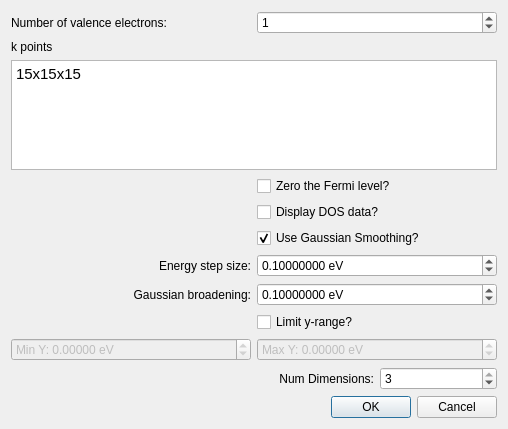
<?xml version="1.0" encoding="UTF-8"?>
<ui version="4.0">
 <class>Avogadro::YaehmopTotalDOSDialog</class>
 <widget class="QDialog" name="Avogadro::YaehmopTotalDOSDialog">
  <property name="geometry">
   <rect>
    <x>0</x>
    <y>0</y>
    <width>508</width>
    <height>429</height>
   </rect>
  </property>
  <property name="windowTitle">
   <string>Yaehmop Total DOS</string>
  </property>
  <layout class="QGridLayout" name="gridLayout" columnstretch="0,0,0,0">
   <property name="sizeConstraint">
    <enum>QLayout::SetDefaultConstraint</enum>
   </property>
   <item row="6" column="2" colspan="2">
    <widget class="QCheckBox" name="cb_zeroFermi">
     <property name="toolTip">
      <string>&lt;html&gt;&lt;head/&gt;&lt;body&gt;&lt;p&gt;Subtracts the Fermi energy from all other energies so that the Fermi energy is set to be zero.&lt;/p&gt;&lt;p&gt;Default: off&lt;/p&gt;&lt;/body&gt;&lt;/html&gt;</string>
     </property>
     <property name="text">
      <string>Zero the Fermi level?</string>
     </property>
    </widget>
   </item>
   <item row="15" column="2" colspan="2">
    <widget class="QDoubleSpinBox" name="spin_maxY">
     <property name="enabled">
      <bool>false</bool>
     </property>
     <property name="prefix">
      <string>Max Y: </string>
     </property>
     <property name="suffix">
      <string> eV</string>
     </property>
     <property name="decimals">
      <number>5</number>
     </property>
     <property name="minimum">
      <double>-10000.000000000000000</double>
     </property>
     <property name="maximum">
      <double>10000.000000000000000</double>
     </property>
    </widget>
   </item>
   <item row="18" column="1" colspan="3">
    <widget class="QDialogButtonBox" name="buttonBox">
     <property name="orientation">
      <enum>Qt::Horizontal</enum>
     </property>
     <property name="standardButtons">
      <set>QDialogButtonBox::Cancel|QDialogButtonBox::Ok</set>
     </property>
    </widget>
   </item>
   <item row="16" column="3">
    <widget class="QSpinBox" name="spin_numDim">
     <property name="toolTip">
      <string>&lt;html&gt;&lt;head/&gt;&lt;body&gt;&lt;p&gt;The number of periodic dimensions.&lt;/p&gt;&lt;p&gt;&lt;br/&gt;&lt;/p&gt;&lt;p&gt;If this is set to 1, the material will be periodic only along the A vector of the crystal.&lt;/p&gt;&lt;p&gt;&lt;br/&gt;&lt;/p&gt;&lt;p&gt;If this is set to 2, the material will be periodic along both the A and B vectors of the crystal.&lt;/p&gt;&lt;p&gt;&lt;br/&gt;&lt;/p&gt;&lt;p&gt;If this is set to 3, the material will be periodic along the A, B, and C vectors of the crystal.&lt;/p&gt;&lt;p&gt;&lt;br/&gt;&lt;/p&gt;&lt;/body&gt;&lt;/html&gt;</string>
     </property>
     <property name="minimum">
      <number>1</number>
     </property>
     <property name="maximum">
      <number>3</number>
     </property>
     <property name="value">
      <number>3</number>
     </property>
    </widget>
   </item>
   <item row="5" column="0" colspan="4">
    <widget class="QTextEdit" name="edit_kpoints">
     <property name="toolTip">
      <string>&lt;html&gt;&lt;head/&gt;&lt;body&gt;&lt;p&gt;Enter the k-points for the calculation in a grid format as follows:&lt;/p&gt;&lt;p&gt;&amp;lt;l&amp;gt;x&amp;lt;m&amp;gt;x&amp;lt;n&amp;gt;&lt;/p&gt;&lt;p&gt;where l, m, and n are integers. For example, 5x5x5 would be a grid with 5 elements in every direction. You may also enter k-points in the following format:&lt;/p&gt;&lt;p&gt;&amp;lt;x&amp;gt; &amp;lt;y&amp;gt; &amp;lt;z&amp;gt; &amp;lt;weight&amp;gt;&lt;/p&gt;&lt;p&gt;where x, y, and z are the three dimensional coordinates of the k-point in reciprocal space, and the weight is the weight of the k-point. &lt;/p&gt;&lt;p&gt;More k-points will result in a more accurate calculation. However, your computer may shut down the process if it uses up too much memory.&lt;/p&gt;&lt;p&gt;Please note that the orientation of your cell may have an effect on the locations of these reciprocal space points.&lt;/p&gt;&lt;p&gt;Default: 15x15x15&lt;/p&gt;&lt;/body&gt;&lt;/html&gt;</string>
     </property>
     <property name="html">
      <string>&lt;!DOCTYPE HTML PUBLIC &quot;-//W3C//DTD HTML 4.0//EN&quot; &quot;http://www.w3.org/TR/REC-html40/strict.dtd&quot;&gt;
&lt;html&gt;&lt;head&gt;&lt;meta name=&quot;qrichtext&quot; content=&quot;1&quot; /&gt;&lt;style type=&quot;text/css&quot;&gt;
p, li { white-space: pre-wrap; }
&lt;/style&gt;&lt;/head&gt;&lt;body style=&quot; font-family:'Ubuntu'; font-size:11pt; font-weight:400; font-style:normal;&quot;&gt;
&lt;p style=&quot; margin-top:0px; margin-bottom:0px; margin-left:0px; margin-right:0px; -qt-block-indent:0; text-indent:0px;&quot;&gt;15x15x15&lt;/p&gt;&lt;/body&gt;&lt;/html&gt;</string>
     </property>
    </widget>
   </item>
   <item row="0" column="0" colspan="2">
    <widget class="QLabel" name="label">
     <property name="layoutDirection">
      <enum>Qt::LeftToRight</enum>
     </property>
     <property name="text">
      <string>Number of valence electrons:</string>
     </property>
     <property name="alignment">
      <set>Qt::AlignLeading|Qt::AlignLeft|Qt::AlignVCenter</set>
     </property>
    </widget>
   </item>
   <item row="16" column="2">
    <widget class="QLabel" name="label_6">
     <property name="toolTip">
      <string>&lt;html&gt;&lt;head/&gt;&lt;body&gt;&lt;p&gt;The number of periodic dimensions.&lt;/p&gt;&lt;p&gt;&lt;br/&gt;&lt;/p&gt;&lt;p&gt;If this is set to 1, the material will be periodic only along the A vector of the crystal.&lt;/p&gt;&lt;p&gt;&lt;br/&gt;&lt;/p&gt;&lt;p&gt;If this is set to 2, the material will be periodic along both the A and B vectors of the crystal.&lt;/p&gt;&lt;p&gt;&lt;br/&gt;&lt;/p&gt;&lt;p&gt;If this is set to 3, the material will be periodic along the A, B, and C vectors of the crystal.&lt;/p&gt;&lt;p&gt;&lt;br/&gt;&lt;/p&gt;&lt;/body&gt;&lt;/html&gt;</string>
     </property>
     <property name="text">
      <string>Num Dimensions:</string>
     </property>
     <property name="alignment">
      <set>Qt::AlignRight|Qt::AlignTrailing|Qt::AlignVCenter</set>
     </property>
    </widget>
   </item>
   <item row="8" column="2" colspan="2">
    <widget class="QCheckBox" name="cb_useSmoothing">
     <property name="toolTip">
      <string>&lt;html&gt;&lt;head/&gt;&lt;body&gt;&lt;p&gt;Whether or not to use Gaussian smoothing to smooth the data.&lt;/p&gt;&lt;p&gt;&lt;br/&gt;&lt;/p&gt;&lt;p&gt;Smoothing is typically performed for density of states data.&lt;/p&gt;&lt;p&gt;Default: on&lt;/p&gt;&lt;/body&gt;&lt;/html&gt;</string>
     </property>
     <property name="text">
      <string>Use Gaussian Smoothing?</string>
     </property>
     <property name="checked">
      <bool>true</bool>
     </property>
    </widget>
   </item>
   <item row="10" column="2" colspan="2">
    <widget class="QDoubleSpinBox" name="spin_energyStep">
     <property name="toolTip">
      <string>&lt;html&gt;&lt;head/&gt;&lt;body&gt;&lt;p&gt;The energy step size for Gaussian smoothing. &lt;/p&gt;&lt;p&gt;Default: 0.1&lt;/p&gt;&lt;/body&gt;&lt;/html&gt;</string>
     </property>
     <property name="layoutDirection">
      <enum>Qt::LeftToRight</enum>
     </property>
     <property name="alignment">
      <set>Qt::AlignLeading|Qt::AlignLeft|Qt::AlignVCenter</set>
     </property>
     <property name="prefix">
      <string/>
     </property>
     <property name="suffix">
      <string> eV</string>
     </property>
     <property name="decimals">
      <number>8</number>
     </property>
     <property name="maximum">
      <double>10000.000000000000000</double>
     </property>
     <property name="singleStep">
      <double>0.100000000000000</double>
     </property>
     <property name="value">
      <double>0.100000000000000</double>
     </property>
    </widget>
   </item>
   <item row="12" column="2" colspan="2">
    <widget class="QCheckBox" name="cb_limitY">
     <property name="toolTip">
      <string>&lt;html&gt;&lt;head/&gt;&lt;body&gt;&lt;p&gt;Limit the y-range?&lt;/p&gt;&lt;p&gt;&lt;br/&gt;&lt;/p&gt;&lt;p&gt;Default: off&lt;/p&gt;&lt;/body&gt;&lt;/html&gt;</string>
     </property>
     <property name="text">
      <string>Limit y-range?</string>
     </property>
    </widget>
   </item>
   <item row="7" column="2" colspan="2">
    <widget class="QCheckBox" name="cb_displayData">
     <property name="toolTip">
      <string>&lt;html&gt;&lt;head/&gt;&lt;body&gt;&lt;p&gt;Whether or not to display the density of states data in a&lt;/p&gt;&lt;p&gt;pop-up box after the calculation finishes.&lt;/p&gt;&lt;p&gt;&lt;br/&gt;&lt;/p&gt;&lt;p&gt;Data may be copied and pasted into a separate file.&lt;/p&gt;&lt;p&gt;Default: off&lt;/p&gt;&lt;/body&gt;&lt;/html&gt;</string>
     </property>
     <property name="text">
      <string>Display DOS data?</string>
     </property>
    </widget>
   </item>
   <item row="11" column="0" colspan="2">
    <widget class="QLabel" name="label_4">
     <property name="text">
      <string>Gaussian broadening:</string>
     </property>
     <property name="alignment">
      <set>Qt::AlignRight|Qt::AlignTrailing|Qt::AlignVCenter</set>
     </property>
    </widget>
   </item>
   <item row="15" column="0" colspan="2">
    <widget class="QDoubleSpinBox" name="spin_minY">
     <property name="enabled">
      <bool>false</bool>
     </property>
     <property name="prefix">
      <string>Min Y: </string>
     </property>
     <property name="suffix">
      <string> eV</string>
     </property>
     <property name="decimals">
      <number>5</number>
     </property>
     <property name="minimum">
      <double>-10000.000000000000000</double>
     </property>
     <property name="maximum">
      <double>10000.000000000000000</double>
     </property>
    </widget>
   </item>
   <item row="10" column="0" colspan="2">
    <widget class="QLabel" name="label_3">
     <property name="text">
      <string>Energy step size:</string>
     </property>
     <property name="alignment">
      <set>Qt::AlignRight|Qt::AlignTrailing|Qt::AlignVCenter</set>
     </property>
    </widget>
   </item>
   <item row="3" column="0" colspan="2">
    <widget class="QLabel" name="label_2">
     <property name="text">
      <string>k points</string>
     </property>
    </widget>
   </item>
   <item row="11" column="2" colspan="2">
    <widget class="QDoubleSpinBox" name="spin_broadening">
     <property name="toolTip">
      <string>&lt;html&gt;&lt;head/&gt;&lt;body&gt;&lt;p&gt;Gaussian broadening for Gaussian smoothing. The Gaussian broadening is the standard deviation.&lt;/p&gt;&lt;p&gt;Default: 0.1&lt;/p&gt;&lt;/body&gt;&lt;/html&gt;</string>
     </property>
     <property name="alignment">
      <set>Qt::AlignLeading|Qt::AlignLeft|Qt::AlignVCenter</set>
     </property>
     <property name="suffix">
      <string> eV</string>
     </property>
     <property name="decimals">
      <number>8</number>
     </property>
     <property name="maximum">
      <double>100000.000000000000000</double>
     </property>
     <property name="singleStep">
      <double>0.100000000000000</double>
     </property>
     <property name="value">
      <double>0.100000000000000</double>
     </property>
    </widget>
   </item>
   <item row="0" column="2" colspan="2">
    <widget class="QSpinBox" name="spin_numValElectrons">
     <property name="toolTip">
      <string>&lt;html&gt;&lt;head/&gt;&lt;body&gt;&lt;p&gt;Enter the number of k-points that will be connecting the special k-points. More of these k-points will smooth out the graph, but the calculation may take longer.&lt;/p&gt;&lt;/body&gt;&lt;/html&gt;</string>
     </property>
     <property name="alignment">
      <set>Qt::AlignLeading|Qt::AlignLeft|Qt::AlignVCenter</set>
     </property>
     <property name="suffix">
      <string/>
     </property>
     <property name="minimum">
      <number>0</number>
     </property>
     <property name="maximum">
      <number>999999</number>
     </property>
     <property name="value">
      <number>1</number>
     </property>
    </widget>
   </item>
  </layout>
 </widget>
 <tabstops>
  <tabstop>spin_numValElectrons</tabstop>
  <tabstop>cb_zeroFermi</tabstop>
  <tabstop>cb_displayData</tabstop>
  <tabstop>cb_useSmoothing</tabstop>
  <tabstop>spin_energyStep</tabstop>
  <tabstop>spin_broadening</tabstop>
  <tabstop>cb_limitY</tabstop>
  <tabstop>spin_minY</tabstop>
  <tabstop>spin_maxY</tabstop>
  <tabstop>edit_kpoints</tabstop>
 </tabstops>
 <resources/>
 <connections>
  <connection>
   <sender>buttonBox</sender>
   <signal>accepted()</signal>
   <receiver>Avogadro::YaehmopTotalDOSDialog</receiver>
   <slot>accept()</slot>
   <hints>
    <hint type="sourcelabel">
     <x>248</x>
     <y>254</y>
    </hint>
    <hint type="destinationlabel">
     <x>157</x>
     <y>274</y>
    </hint>
   </hints>
  </connection>
  <connection>
   <sender>buttonBox</sender>
   <signal>rejected()</signal>
   <receiver>Avogadro::YaehmopTotalDOSDialog</receiver>
   <slot>reject()</slot>
   <hints>
    <hint type="sourcelabel">
     <x>316</x>
     <y>260</y>
    </hint>
    <hint type="destinationlabel">
     <x>286</x>
     <y>274</y>
    </hint>
   </hints>
  </connection>
  <connection>
   <sender>cb_useSmoothing</sender>
   <signal>toggled(bool)</signal>
   <receiver>spin_energyStep</receiver>
   <slot>setEnabled(bool)</slot>
   <hints>
    <hint type="sourcelabel">
     <x>421</x>
     <y>180</y>
    </hint>
    <hint type="destinationlabel">
     <x>421</x>
     <y>211</y>
    </hint>
   </hints>
  </connection>
  <connection>
   <sender>cb_useSmoothing</sender>
   <signal>toggled(bool)</signal>
   <receiver>spin_broadening</receiver>
   <slot>setEnabled(bool)</slot>
   <hints>
    <hint type="sourcelabel">
     <x>421</x>
     <y>180</y>
    </hint>
    <hint type="destinationlabel">
     <x>421</x>
     <y>244</y>
    </hint>
   </hints>
  </connection>
  <connection>
   <sender>cb_limitY</sender>
   <signal>toggled(bool)</signal>
   <receiver>spin_minY</receiver>
   <slot>setEnabled(bool)</slot>
   <hints>
    <hint type="sourcelabel">
     <x>421</x>
     <y>281</y>
    </hint>
    <hint type="destinationlabel">
     <x>421</x>
     <y>312</y>
    </hint>
   </hints>
  </connection>
  <connection>
   <sender>cb_limitY</sender>
   <signal>toggled(bool)</signal>
   <receiver>spin_maxY</receiver>
   <slot>setEnabled(bool)</slot>
   <hints>
    <hint type="sourcelabel">
     <x>421</x>
     <y>281</y>
    </hint>
    <hint type="destinationlabel">
     <x>421</x>
     <y>345</y>
    </hint>
   </hints>
  </connection>
 </connections>
</ui>
